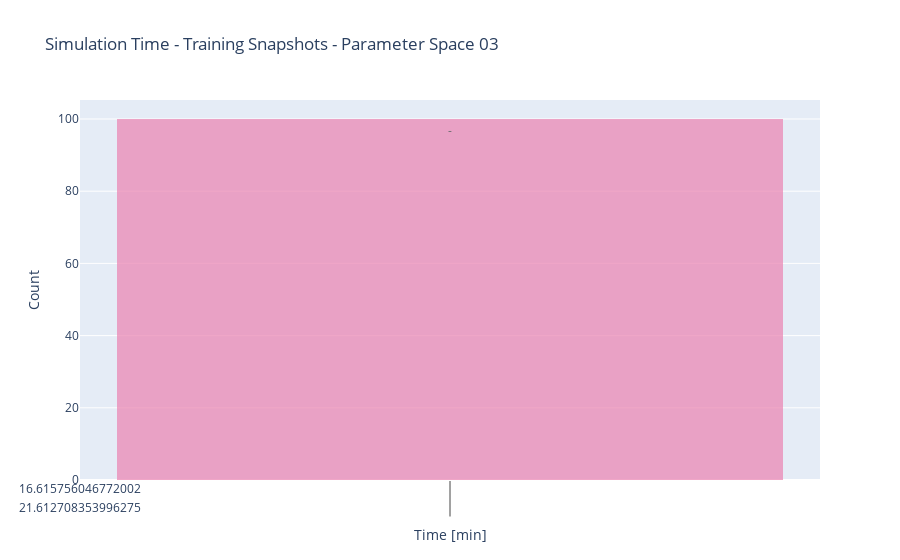

Source (notebook cell):
### Markdown cell above
### Simulation Time

### Code cell
fig = go.Figure(data=[go.Histogram(
    x=sim_times / 60,
    histnorm='percent',
    name='control', # name used in legend and hover labels
    xbins=dict( # bins used for histogram
        # start=-4.0,
        # end=3.0,
        size=2,
        ),
    marker_color='#EB89B5',
    opacity=0.75,
     texttemplate="%{x}"
    )])

fig.update_layout(
    title_text=f'Simulation Time - {DATA_TYPE} Snapshots - Parameter Space {PARAMETER_SPACE}', # title of plot
    xaxis_title_text='Time [min]', # xaxis label
    yaxis_title_text='Count', # yaxis label
    bargroupgap=0.1, # gap between bars of the same location coordinates
)
fig.write_image(export_folder / f"{DATA_TYPE}_SimulationTime.png")
fig.show()

### Figure 1 — Plotly figure (JSON) as saved in the notebook; plotly's stock layout.template omitted (floating-point values rounded to 4 significant figures)
{"data": [{"histnorm": "percent", "marker": {"color": "#EB89B5"}, "name": "control", "opacity": 0.75, "texttemplate": "%{x}", "type": "histogram", "x": [[21.61], [16.62], [17.15], [28.84], [21.7], [18.06], [19.35], [15.66], [25.68], [23.0], [22.67], [24.13], [30.33], [35.4], [28.5], [19.6], [17.44], [19.06], [21.52], [27.17], [20.42], [26.56], [22.63], [18.95], [31.22], [17.3], [22.43], [20.4], [20.86], [19.5], [22.44], [18.27], [26.62], [22.36], [20.56], [15.92], [18.56], [20.48], [20.25], [30.88], [20.81], [20.96], [17.98], [15.84], [32.52], [19.55], [23.66], [24.0], [20.2], [34.98], [20.08], [19.76], [20.52], [24.61], [34.37], [19.94], [17.44], [23.49], [26.54], [20.8], [25.27], [15.76], [21.15], [18.18], [22.71], [25.11], [21.0], [23.21], [20.76], [17.52], [18.42], [25.23], [28.07], [29.84], [15.86], [25.39], [18.84], [18.94], [23.18], [16.41], [17.46], [19.19], [19.48], [18.06], [18.19], [19.22], [20.52], [16.1], [16.57], [17.11], [20.74], [29.43], [25.31], [16.11], [22.85], [23.32], [21.59], [64.35], [29.89], [22.63]], "xbins": {"size": 2}}], "layout": {"bargroupgap": 0.1, "title": {"text": "Simulation Time - Training Snapshots - Parameter Space 03"}, "xaxis": {"title": {"text": "Time [min]"}}, "yaxis": {"title": {"text": "Count"}}}}
